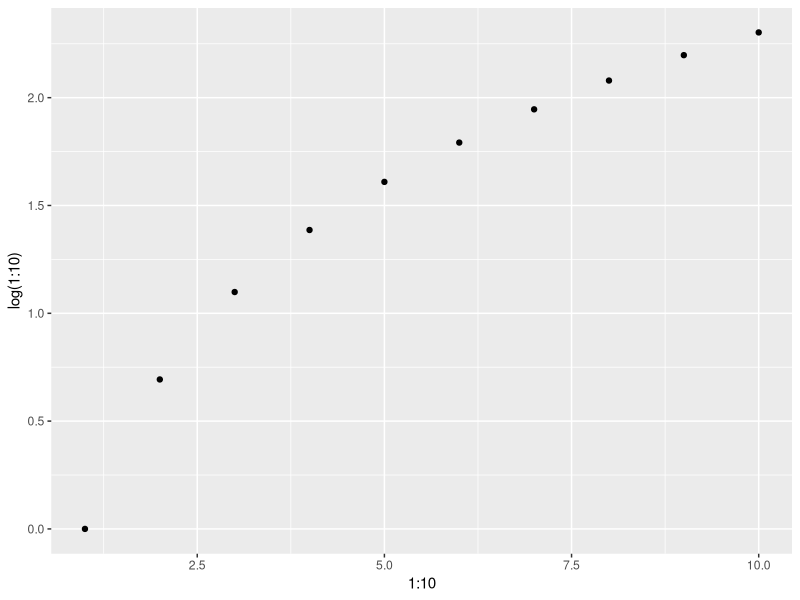

Source code (R):
## ---- chunk 1
2 + 3
## ---- chunk 2
2/9
## ---- chunk 3
4^2
## ---- chunk 4
a <- 1
a
## ---- chunk 5
a = 1
a
## ---- chunk 6
my_favorite_food <- "pasta"
my_favorite_food
## ---- chunk 7
elephants_are_large <- TRUE
elephants_are_large
## ---- chunk 8
a <- 1
b <- a + 5
b
## ---- chunk 9
a
a <- 3
a
## ---- chunk 10
a == 1
## ---- chunk 11
a == 3
## ---- chunk 12
rm(b)
## ---- chunk 13
ls()
## ---- chunk 14
my_favorite_food_and_drink <- c("pizza", "beer")

mixed_vector <- c(10, "pizzas", "apples", TRUE)
mixed_vector # all elements here have been converted to characters

vector_with_numbers <- c(10, 1, 35, 13)
vector_with_numbers
## ---- chunk 15
# naming elements in an existing vector
names(mixed_vector) <- c("number", "food", "fruits", "logical")
mixed_vector

# or directly name the elements when creating the vector
mixed_vector <- c(number = 10, food = "pizzas", fruits = "apples", logical = TRUE)
mixed_vector
## ---- chunk 16
length(mixed_vector)
## ---- chunk 17
mixed_vector[1]
mixed_vector[c(2,3)]
mixed_vector["food"]
## ---- chunk 18
mixed_vector
mixed_vector["food"] <- "pasta"
mixed_vector
## ---- chunk 19
# Are the elements of a vector smaller than 11?
vector_with_numbers < 11

# check how many elements in a vector fulfil this condition
sum(vector_with_numbers < 11)

# and use this for subsetting a vector to elements that fulfil this condition 
vector_with_numbers[vector_with_numbers < 11]

# or assign new values for those elements
vector_with_numbers[vector_with_numbers < 11] <- 0
vector_with_numbers
## ---- chunk 20
my_sequence <- 1:10
my_sequence

# or 
my_sequence <- seq(from = 1, to = 10) # see ?seq for details
my_sequence

# only every second number
my_sequence_odd_numbers <- seq(1,11, by = 2)
my_sequence_odd_numbers

# Extract the first 3 entries of a vector
vector_with_numbers[1:3]
## ---- chunk 21
my_matrix <- matrix(1:12, nrow = 3 , ncol = 4)
my_matrix
## ---- chunk 22
my_matrix[1,2] # element in row 1, column 2

my_matrix[1,2:4] # elements in row 1, column 2 to 4

# By default, R throws away dimensions that are not used when subsetting, e.g. only keeping a 1-dimensional vector. If you would like to keep the data in matrix format use `drop = FALSE`
my_matrix[1,2:4, drop = FALSE] 
## ---- chunk 23
colnames(my_matrix) <- c("cell1", "cell2", "cell3", "cell4")
rownames(my_matrix) <- c("gene1", "gene2", "gene3")
my_matrix
## ---- chunk 24
my_matrix["gene1", "cell2"]
## ---- chunk 25
dim(my_matrix)
## ---- chunk 26
t(my_matrix)
## ---- chunk 27
my_list <- list("a", 10, "Miami", TRUE)
my_list
## ---- chunk 28
my_list <- list(my_character = "a", my_number = 10, my_city ="Miami", my_logical = TRUE)
my_list
## ---- chunk 29
my_list[[1]]
my_list[["my_number"]]
my_list$my_number
## ---- chunk 30
my_complex_list <- list(my_list = my_list, my_sequence = 1:10, my_string = "hello")
my_complex_list
## ---- chunk 31
my_complex_list$my_sequence

# access elements in a nested list by using `$` several times
my_complex_list$my_list$my_character
## ---- chunk 32
log(10)
## ---- chunk 33
?log
## ---- chunk 34
log(a)

sum(my_sequence)
## ---- chunk 35
# Function with 1 argument
add_three <- function(x){
  x + 3
}
add_three(4)
## ---- chunk 36
# Function with 2 arguments
order_food <- function(n, food){
  # note: The paste function concatenates several characters to a single character string
  # separated (by default) by a space, see ?paste for details
  print(paste("I want", n, food)) 
}
## ---- chunk 37
order_food(10, "pizzas")
## ---- chunk 38
for(i in 3:8){
  order_food(i, "pizzas")
}
## ---- chunk 39
hungry <- TRUE
if(hungry) order_food(10, "pizzas")
## ---- chunk 40
hungry <- FALSE
if(hungry) {
  x <- 10
  order_food(x, "pizzas")
} else {
  x <- 0
  order_food(x, "pizzas")
}
## ---- chunk 41
if(!"ggplot2" %in% installed.packages()) # only installs the package if not yet available, "!" meant "not" in R language
  install.packages("ggplot2")
## ---- chunk 42
library(ggplot2)
qplot(x = 1:10, y = log(1:10))
## ---- chunk 43
sessionInfo()
